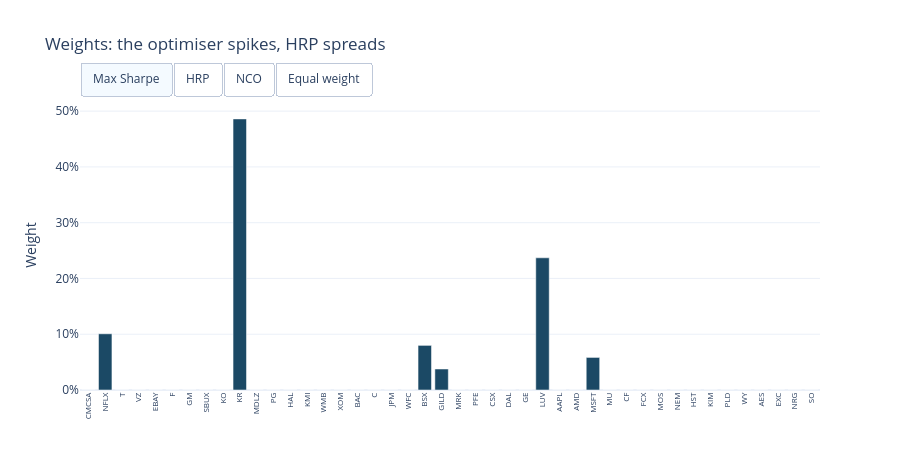

This figure's notebook cell:
### Code cell
if HAS_RISKFOLIO:
    fig = go.Figure()
    for i, col in enumerate(["Max Sharpe", "HRP", "NCO", "Equal weight"]):
        fig.add_trace(go.Bar(x=universe, y=compare[col], name=col,
                             marker_color=AIRM_COLOURS[i], visible=(i == 0)))
    fig.update_layout(
        title="Weights: the optimiser spikes, HRP spreads",
        template=AIRM_TEMPLATE, height=470, showlegend=False,
        yaxis=dict(title="Weight", tickformat=".0%", range=[0, 0.52]),
        xaxis=dict(tickangle=-90, tickfont=dict(size=8)),
        updatemenus=[dict(type="buttons", direction="right", x=0, y=1.13, xanchor="left",
            buttons=[dict(label=c, method="update",
                          args=[{"visible": [j == i for j in range(4)]}])
                     for i, c in enumerate(["Max Sharpe", "HRP", "NCO", "Equal weight"])])])
    fig.show()

### Figure 1 — Plotly figure (JSON) as saved in the notebook; plotly's stock layout.template omitted (floating-point values rounded to 4 significant figures)
{"data": [{"marker": {"color": "#1b4965"}, "name": "Max Sharpe", "type": "bar", "visible": true, "x": ["CMCSA", "NFLX", "T", "VZ", "EBAY", "F", "GM", "SBUX", "KO", "KR", "MDLZ", "PG", "HAL", "KMI", "WMB", "XOM", "BAC", "C", "JPM", "WFC", "BSX", "GILD", "MRK", "PFE", "CSX", "DAL", "GE", "LUV", "AAPL", "AMD", "MSFT", "MU", "CF", "FCX", "MOS", "NEM", "HST", "KIM", "PLD", "WY", "AES", "EXC", "NRG", "SO"], "y": [2.061e-10, 0.1008, 6.549e-11, 8.405e-11, 1.338e-11, 2.404e-11, 3.037e-11, 3.155e-10, 8.331e-11, 0.4861, 6.034e-11, 6.198e-11, 2.218e-11, 1.414e-11, 1.077e-11, 3.698e-11, 2.715e-11, 1.932e-11, 3.773e-11, 5.929e-11, 0.08001, 0.03763, 5.644e-11, 4.469e-11, 3.264e-11, 3.534e-10, 6.574e-11, 0.2371, 1.857e-10, 2.516e-11, 0.05841, 4.151e-11, 1.986e-11, 7.755e-12, 1.224e-11, 3.181e-11, 2.061e-11, 5.858e-11, 3.014e-11, 2.107e-11, 3.05e-11, 7.359e-11, 1.631e-11, 1.309e-10]}, {"marker": {"color": "#c1121f"}, "name": "HRP", "type": "bar", "visible": false, "x": ["CMCSA", "NFLX", "T", "VZ", "EBAY", "F", "GM", "SBUX", "KO", "KR", "MDLZ", "PG", "HAL", "KMI", "WMB", "XOM", "BAC", "C", "JPM", "WFC", "BSX", "GILD", "MRK", "PFE", "CSX", "DAL", "GE", "LUV", "AAPL", "AMD", "MSFT", "MU", "CF", "FCX", "MOS", "NEM", "HST", "KIM", "PLD", "WY", "AES", "EXC", "NRG", "SO"], "y": [0.02911, 0.005805, 0.05991, 0.04392, 0.00757, 0.0174, 0.01519, 0.02187, 0.03949, 0.02251, 0.03102, 0.04033, 0.007407, 0.01042, 0.003951, 0.02028, 0.02049, 0.0117, 0.01564, 0.05156, 0.0204, 0.01264, 0.04093, 0.04447, 0.0205, 0.01335, 0.03321, 0.01513, 0.01904, 0.006112, 0.02392, 0.007692, 0.01821, 0.005867, 0.01573, 0.007457, 0.02428, 0.03828, 0.03473, 0.02201, 0.0171, 0.03219, 0.007937, 0.04323]}, {"marker": {"color": "#5fa8d3"}, "name": "NCO", "type": "bar", "visible": false, "x": ["CMCSA", "NFLX", "T", "VZ", "EBAY", "F", "GM", "SBUX", "KO", "KR", "MDLZ", "PG", "HAL", "KMI", "WMB", "XOM", "BAC", "C", "JPM", "WFC", "BSX", "GILD", "MRK", "PFE", "CSX", "DAL", "GE", "LUV", "AAPL", "AMD", "MSFT", "MU", "CF", "FCX", "MOS", "NEM", "HST", "KIM", "PLD", "WY", "AES", "EXC", "NRG", "SO"], "y": [0.02011, 0.0003128, 0.131, 0.06012, 0.00158, 0.002572, 0.003357, 0.008244, 0.1552, 0.04459, 6.117e-09, 0.1177, 1.381e-10, 8.967e-10, 7.766e-11, 0.01871, 6.92e-11, 5.461e-11, 4.886e-10, 0.01731, 0.01554, 5.662e-09, 0.02445, 0.0635, 0.003464, 6.247e-11, 0.02199, 0.001978, 0.005841, 3.868e-10, 0.003732, 2.953e-11, 0.004846, 3.589e-11, 1.125e-09, 0.003347, 4.387e-09, 2.302e-08, 0.005221, 0.02163, 0.02366, 0.01254, 0.004031, 0.2035]}, {"marker": {"color": "#e09f3e"}, "name": "Equal weight", "type": "bar", "visible": false, "x": ["CMCSA", "NFLX", "T", "VZ", "EBAY", "F", "GM", "SBUX", "KO", "KR", "MDLZ", "PG", "HAL", "KMI", "WMB", "XOM", "BAC", "C", "JPM", "WFC", "BSX", "GILD", "MRK", "PFE", "CSX", "DAL", "GE", "LUV", "AAPL", "AMD", "MSFT", "MU", "CF", "FCX", "MOS", "NEM", "HST", "KIM", "PLD", "WY", "AES", "EXC", "NRG", "SO"], "y": [0.02273, 0.02273, 0.02273, 0.02273, 0.02273, 0.02273, 0.02273, 0.02273, 0.02273, 0.02273, 0.02273, 0.02273, 0.02273, 0.02273, 0.02273, 0.02273, 0.02273, 0.02273, 0.02273, 0.02273, 0.02273, 0.02273, 0.02273, 0.02273, 0.02273, 0.02273, 0.02273, 0.02273, 0.02273, 0.02273, 0.02273, 0.02273, 0.02273, 0.02273, 0.02273, 0.02273, 0.02273, 0.02273, 0.02273, 0.02273, 0.02273, 0.02273, 0.02273, 0.02273]}], "layout": {"height": 470, "showlegend": false, "title": {"text": "Weights: the optimiser spikes, HRP spreads"}, "updatemenus": [{"buttons": [{"args": [{"visible": [true, false, false, false]}], "label": "Max Sharpe", "method": "update"}, {"args": [{"visible": [false, true, false, false]}], "label": "HRP", "method": "update"}, {"args": [{"visible": [false, false, true, false]}], "label": "NCO", "method": "update"}, {"args": [{"visible": [false, false, false, true]}], "label": "Equal weight", "method": "update"}], "direction": "right", "type": "buttons", "x": 0, "xanchor": "left", "y": 1.13}], "xaxis": {"tickangle": -90, "tickfont": {"size": 8}}, "yaxis": {"range": [0, 0.52], "tickformat": ".0%", "title": {"text": "Weight"}}}}
